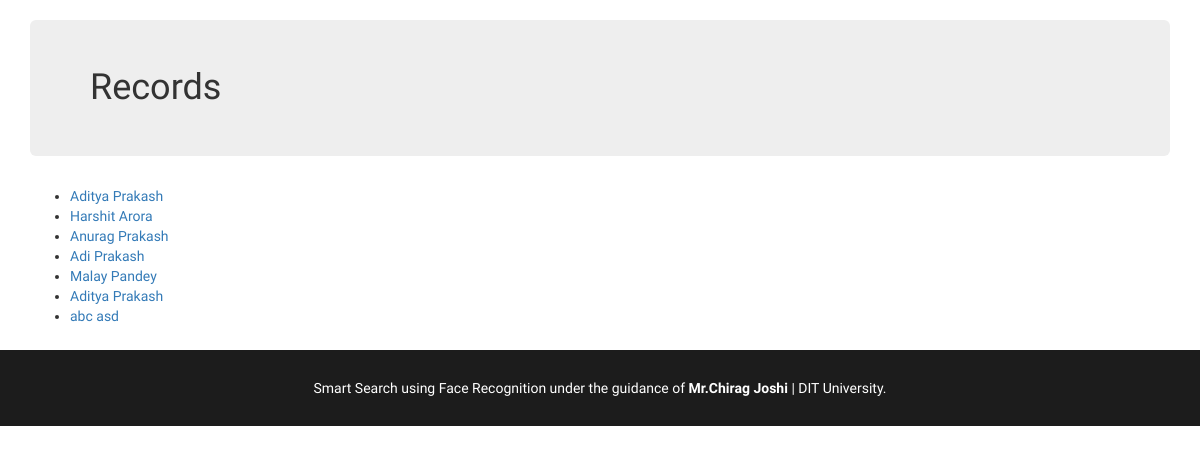
The app's page /records/ with its own data.
### records/models.py (models this page shows, shortened)
class Records(models.Model):
    id = models.CharField(max_length=100, primary_key=True)
    first_name = models.CharField(max_length=50)
    last_name = models.CharField(max_length=50, null=True)
    residence = models.CharField(max_length=50, null=True)
    country = models.CharField(max_length=50, null=True)
    education = models.CharField(max_length=150, null=True)
    occupation = models.CharField(max_length=150, null=True)
    marital_status = models.CharField(max_length=50, null=True)
    bio = models.TextField()
    recorded_at = models.DateTimeField(default=datetime.now, blank=True)
    class Meta:
        verbose_name_plural = "Records"

### records/views.py (the view)
def index(request):
    records = Records.objects.all()[:10]    #getting the first 10 records
    context = {
        'records': records
    }
    return render(request, 'records.html', context)

### templates/records.html (shortened to what this page needs)
{% extends 'layout.html' %}
{% load static %}
{% block content %}
<div class="container">
  <h1 class="jumbotron">Records</h1>
  <ul>
    {% for record in records %}
      <li><a href="/records/details/{{record.id}}">{{record.first_name}} {{record.last_name}}</a></li>
    {% endfor %}
  </ul>
</div>
{% endblock %}

### templates/layout.html (shortened to what this page needs)
{% load static %}
<!DOCTYPE html>
<html lang="en">
  <head>
    <link href="{% static 'bootstrap/bootstrap.min.css' %}" rel="stylesheet">
    <link href="{% static 'style.css' %}" rel="stylesheet">
    <link rel="stylesheet" href="{% static 'css/font-awesome.min.css' %}" />
  </head>
  <body>
    {% block content %}
    {% endblock %}
    <footer style="background-color: rgb(28, 28, 28);padding:2em 0;margin-top:1em;">
      <p class="text-center" style="margin-bottom:0;color:#fff">Smart Search using Face Recognition under the guidance of <b>Mr.Chirag Joshi</b> | DIT University.</p>
    </footer>
  </body>
</html>

### static/style.css (style rules this page uses)
html, body { font-family: "Muli", sans-serif; -webkit-font-smoothing: antialiased !important; }

### records on screen
Records: first_name "Aditya", last_name "Prakash"
Records: first_name "Harshit", last_name "Arora"
Records: first_name "Anurag", last_name "Prakash"
Records: first_name "Adi", last_name "Prakash"
Records: first_name "Malay", last_name "Pandey"
Records: first_name "Aditya", last_name "Prakash"
Records: first_name "abc", last_name "asd"
